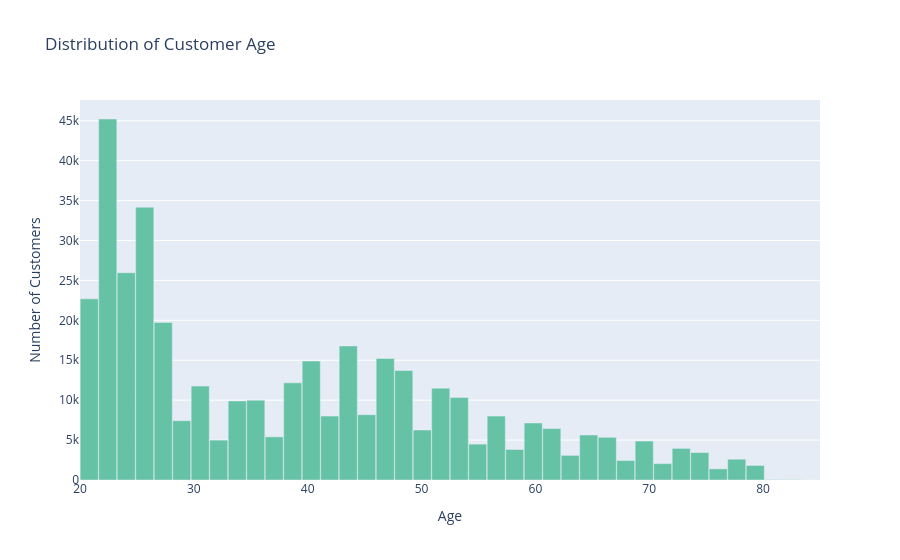
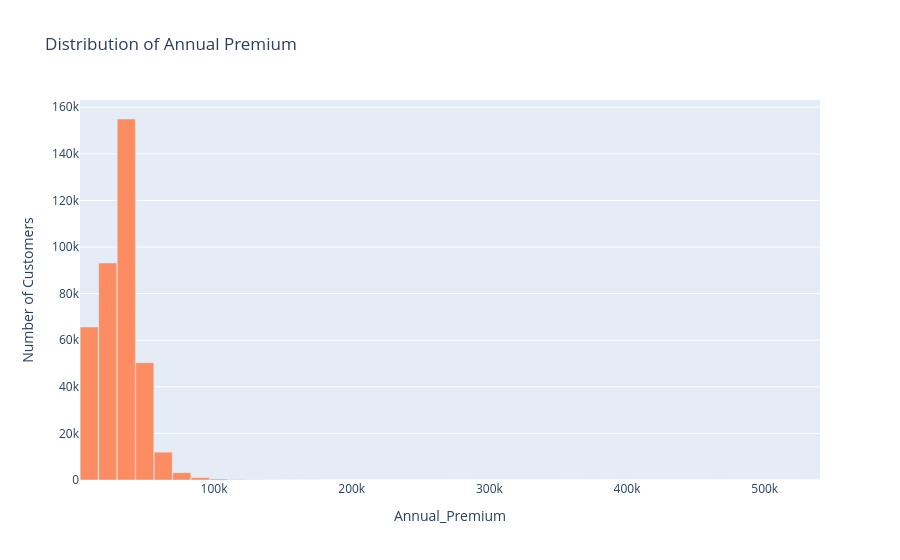
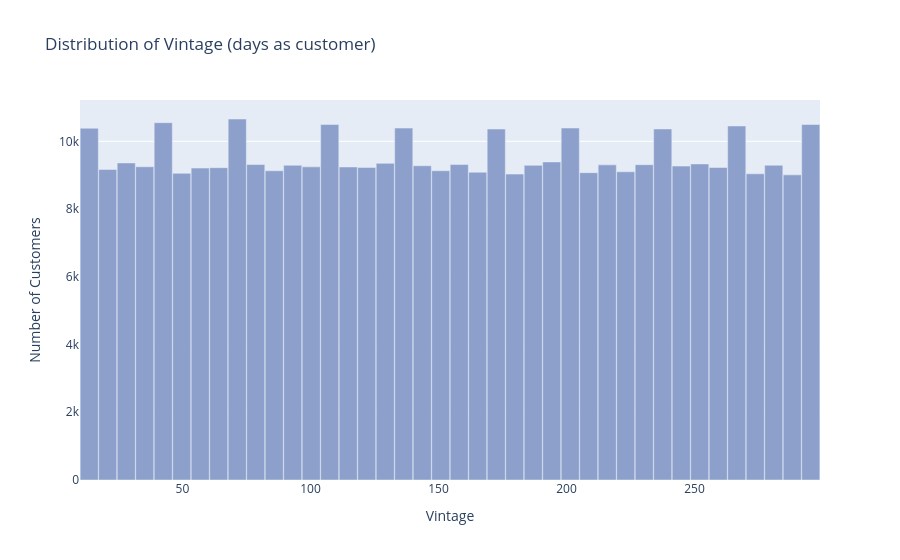

The notebook cell saved with these charts, in order:
### Markdown cell above
## 4. Distribution of Numeric Features

### Code cell
# We pre-aggregate into histogram bins with numpy before plotting.
# Reason: the raw dataset has 381k rows -- plotting raw points would create a very heavy,
# slow-to-render chart. Pre-binning keeps the chart light and just as informative.

def plot_hist(series, title, nbins=40, color='#66c2a5'):
    counts, edges = np.histogram(series.dropna(), bins=nbins)
    centers = (edges[:-1] + edges[1:]) / 2
    fig = go.Figure(go.Bar(x=centers, y=counts, marker_color=color))
    fig.update_layout(title=title, xaxis_title=series.name, yaxis_title='Number of Customers',
                       bargap=0.02)
    fig.show()

plot_hist(df['Age'], 'Distribution of Customer Age', color=PALETTE[0])
plot_hist(df['Annual_Premium'], 'Distribution of Annual Premium', color=PALETTE[1])
plot_hist(df['Vintage'], 'Distribution of Vintage (days as customer)', color=PALETTE[2])

### Figure 1 — Plotly figure (JSON) as saved in the notebook; plotly's stock layout.template omitted (floating-point values rounded to 4 significant figures)
{"data": [{"marker": {"color": "rgb(102,194,165)"}, "type": "bar", "x": [20.81, 22.44, 24.06, 25.69, 27.31, 28.94, 30.56, 32.19, 33.81, 35.44, 37.06, 38.69, 40.31, 41.94, 43.56, 45.19, 46.81, 48.44, 50.06, 51.69, 53.31, 54.94, 56.56, 58.19, 59.81, 61.44, 63.06, 64.69, 66.31, 67.94, 69.56, 71.19, 72.81, 74.44, 76.06, 77.69, 79.31, 80.94, 82.56, 84.19], "y": [22689, 45220, 25960, 34171, 19734, 7429, 11770, 4998, 9905, 10002, 5408, 12170, 14904, 8007, 16794, 8183, 15230, 13728, 6263, 11505, 10328, 4495, 8007, 3822, 7148, 6445, 3084, 5641, 5349, 2440, 4879, 2051, 3960, 3437, 1396, 2604, 1824, 56, 51, 22]}], "layout": {"bargap": 0.02, "title": {"text": "Distribution of Customer Age"}, "xaxis": {"title": {"text": "Age"}}, "yaxis": {"title": {"text": "Number of Customers"}}}}

### Figure 2 — Plotly figure (JSON) as saved in the notebook; plotly's stock layout.template omitted (floating-point values rounded to 4 significant figures)
{"data": [{"marker": {"color": "rgb(252,141,98)"}, "type": "bar", "x": [9349.0, 22790.0, 36230.0, 49660.0, 63100.0, 76540.0, 89980.0, 103400.0, 116900.0, 130300.0, 143700.0, 157200.0, 170600.0, 184000.0, 197500.0, 210900.0, 224400.0, 237800.0, 251200.0, 264700.0, 278100.0, 291600.0, 305000.0, 318400.0, 331900.0, 345300.0, 358700.0, 372200.0, 385600.0, 399100.0, 412500.0, 425900.0, 439400.0, 452800.0, 466300.0, 479700.0, 493100.0, 506600.0, 520000.0, 533400.0], "y": [65662, 93137, 154938, 50330, 11938, 3142, 1035, 445, 181, 76, 35, 28, 25, 15, 11, 10, 11, 13, 7, 3, 0, 14, 6, 11, 10, 7, 0, 4, 0, 4, 0, 0, 0, 1, 3, 0, 2, 1, 0, 4]}], "layout": {"bargap": 0.02, "title": {"text": "Distribution of Annual Premium"}, "xaxis": {"title": {"text": "Annual_Premium"}}, "yaxis": {"title": {"text": "Number of Customers"}}}}

### Figure 3 — Plotly figure (JSON) as saved in the notebook; plotly's stock layout.template omitted (floating-point values rounded to 4 significant figures)
{"data": [{"marker": {"color": "rgb(141,160,203)"}, "type": "bar", "x": [13.61, 20.84, 28.06, 35.29, 42.51, 49.74, 56.96, 64.19, 71.41, 78.64, 85.86, 93.09, 100.3, 107.5, 114.8, 122.0, 129.2, 136.4, 143.7, 150.9, 158.1, 165.3, 172.6, 179.8, 187.0, 194.2, 201.5, 208.7, 215.9, 223.1, 230.4, 237.6, 244.8, 252.0, 259.3, 266.5, 273.7, 280.9, 288.2, 295.4], "y": [10385, 9168, 9361, 9250, 10550, 9055, 9210, 9221, 10659, 9315, 9130, 9292, 9246, 10497, 9242, 9228, 9350, 10391, 9279, 9131, 9314, 9088, 10363, 9032, 9290, 9392, 10393, 9075, 9305, 9101, 9310, 10364, 9269, 9333, 9226, 10453, 9041, 9293, 9010, 10497]}], "layout": {"bargap": 0.02, "title": {"text": "Distribution of Vintage (days as customer)"}, "xaxis": {"title": {"text": "Vintage"}}, "yaxis": {"title": {"text": "Number of Customers"}}}}
